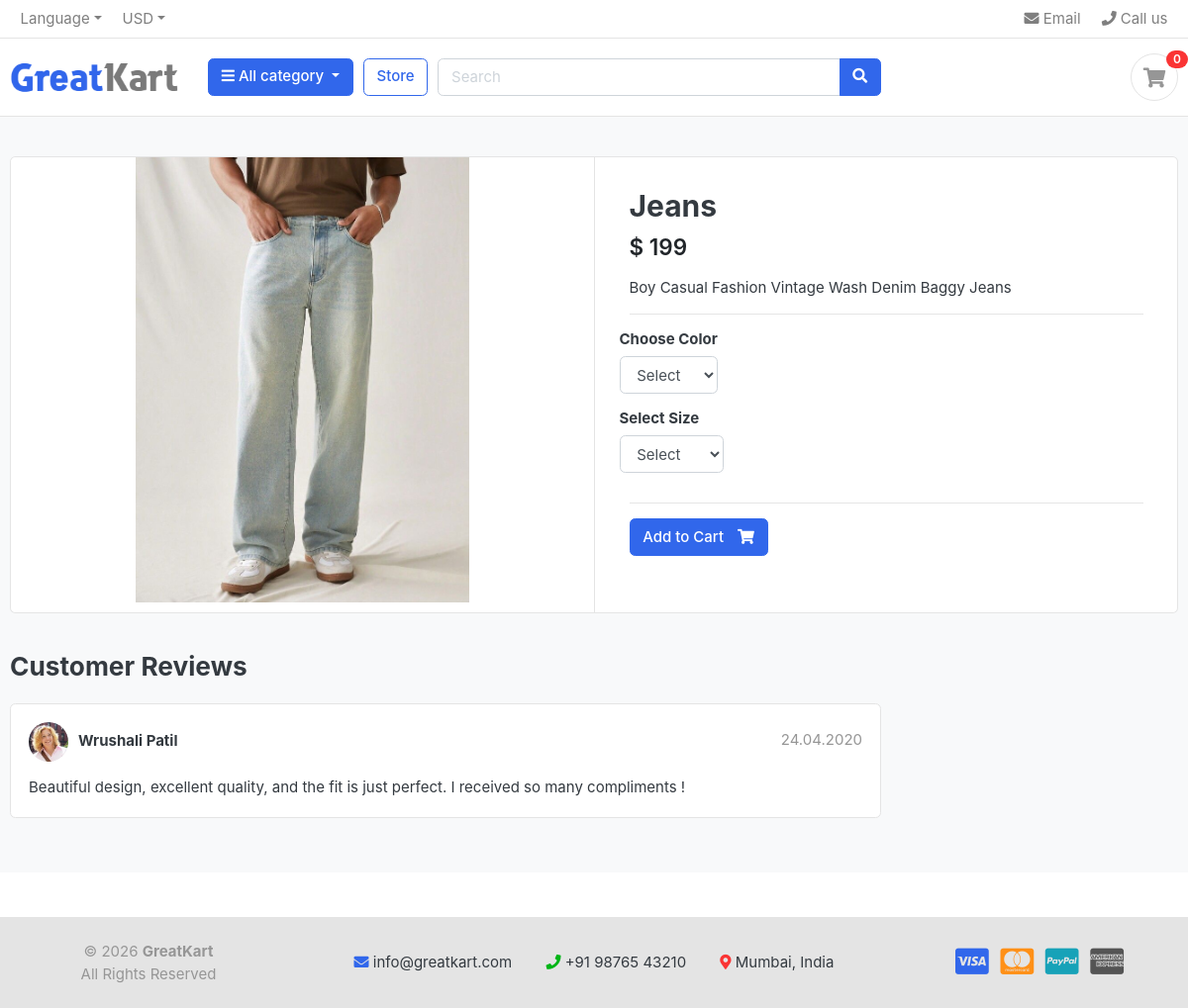
Page /store/category/jeans/jeans/ on the committed database.
### store/models.py (models this page shows, shortened)
class Product(models.Model):
    product_name    = models.CharField(max_length=200, unique=True)
    slug            = models.SlugField(max_length=200, unique=True)
    description     = models.TextField(max_length=500, blank=True)
    price           = models.IntegerField()
    images          = models.ImageField(upload_to='photos/products')
    stock           = models.IntegerField()
    is_available    = models.BooleanField(default=True)
    category        = models.ForeignKey(Category, on_delete=models.CASCADE)
    created_date    = models.DateTimeField(auto_now_add=True)
    modified_date   = models.DateTimeField(auto_now=True)

### store/views.py (the view)
# urls.py: path('category/<slug:category_slug>/<slug:product_slug>/', views.product_detail, name='product_detail'),
def product_detail(request, category_slug, product_slug):
    single_product = get_object_or_404(
        Product,
        category__slug=category_slug,
        slug=product_slug
    )
    in_cart = CartItem.objects.filter(
        cart__cart_id=_cart_id(request),
        product=single_product
    ).exists()
    context = {
        'single_product': single_product,
        'in_cart': in_cart,
    }
    return render(request, 'store/product_detail.html', context)

### carts/context_processors.py (called while the page is built)
def counter(request):
    cart_count = 0
    if 'admin' in request.path:
        return {}
    try:
        if request.user.is_authenticated:
            cart_items = CartItem.objects.filter(
                user=request.user,
                is_active=True
            )
        else:
            cart = Cart.objects.get(cart_id=_cart_id(request))
            cart_items = CartItem.objects.filter(
                cart=cart,
                is_active=True
            )
        for cart_item in cart_items:
            cart_count += cart_item.quantity
    except Cart.DoesNotExist:
        cart_count = 0
    return {
        'cart_count': cart_count
    }

### carts/views.py (called while the page is built)
def _cart_id(request):
    cart = request.session.session_key
    if not cart:
        cart = request.session.create()
    return cart

### category/context_processors.py (called while the page is built)
def menu_links(request):
    links = Category.objects.all()
    return dict(links=links)

### category/models.py (called while the page is built)
    def get_url(self):
            return reverse('products_by_category', args=[self.slug])

### store/models.py (called while the page is built)
    def colors(self):
        return super(VariationManager, self).filter(variation_category='color', is_active=True)

    def sizes(self):
        return super(VariationManager, self).filter(variation_category='size', is_active=True)

### greatkart/templates/store/product_detail.html (shortened to what this page needs)
{% extends 'base.html' %}
{% load static %}
{% block content %}
<section class="section-content padding-y bg">
<div class="container">
<div class="card">
  <div class="row no-gutters">
    <aside class="col-md-6">
<article class="gallery-wrap">
  <div class="img-big-wrap">
    <a href="#"><img src="{{ single_product.images.url }}"></a>
  </div>
</article>
    </aside>
    <main class="col-md-6 border-left">
    <form action="{% url 'add_cart' single_product.id %}" method="POST">
<article class="content-body">
<h2 class="title">{{ single_product.product_name }}</h2>
<div class="mb-3">
  <var class="price h4">$ {{ single_product.price }}</var>
</div>
<p>{{ single_product.description }}</p>
<hr>
  <div class="row">
    <div class="item-option-select">
      <h6>Choose Color</h6>
      <select name="color" class="form-control" required>
        <option value="" disabled selected> Select</option>
</select>
    </div>
  </div>
  <div class="row">
    <div class="item-option-select">
      <h6>Select Size</h6>
           <select name="size"  class="form-control" required>
            <option value="" disabled selected> Select</option>
      </select>
    </div>
  </div>
  <hr>
  {% if single_product.stock <= 0 %}
    <h5 class="text-danger">Out of Stock</h5>
{% else %}
        <button  type="submit" class="btn btn-primary">
            <span class="text">Add to Cart</span>
            <i class="fas fa-shopping-cart"></i>
        </button>
{% endif %}
</article>
    </form>
    </main>
  </div>
</div>
<br>
<div class="row">
    <div class="col-md-9">
<header class="section-heading">
  <h3>Customer Reviews </h3>
</header>
<article class="box mb-3">
  <div class="icontext w-100">
    <img src="{% static './images/avatars/avatar1.jpg' %}" class="img-xs icon rounded-circle">
    <div class="text">
      <span class="date text-muted float-md-right">24.04.2020 </span>
      <h6 class="mb-1">Wrushali Patil</h6>
    </div>
  </div>
  <div class="mt-3">
    <p>
      Beautiful design, excellent quality, and the fit is just perfect. I received so many compliments !
    </p>
  </div>
</article>
</div>
</div>
</div>
</section>
{% endblock %}

### greatkart/static/css/ui.css (style rules this page uses)
html { font-family: "Inter", sans-serif; font-size: 15px; }
.content-body { flex: 1 1 auto; padding: 2rem 2.3rem; }
.img-xs, .img-sm, .img-md, .img-lg { -o-object-fit: cover; object-fit: cover; flex-shrink: 0; flex-grow: 0; }
.img-xs { width: 40px; height: 40px; }
.padding-y { padding-top: 40px; padding-bottom: 40px; }
var { font-style: normal; }
article:after, .form-group:after { display: block; clear: both; content: ""; }
.bg { background-color: #f8f9fa; }
.section-heading { margin-bottom: 20px; margin-top: 15px; }
p:last-child { margin-bottom: 0; }
.btn .text + i { margin-left: 10px; }
.icontext { display: inline-flex; align-items: center; vertical-align: middle; }
.icontext .text { width: 100%; line-height: 1.2; }
.icontext .icon { position: relative; margin-right: 10px; flex-shrink: 0; flex-grow: 0; }
.price { font-weight: 600; color: #212529; }
.box { padding: 18px; background: #fff; border-radius: 0.37rem; border: 1px solid #e4e4e4; }
.box img { max-width: 100%; }
.gallery-wrap .img-big-wrap { margin-bottom: 10px; border-radius: 0.37rem; overflow: hidden; background-color: #fff; }
.gallery-wrap .img-big-wrap a { text-align: center; display: block; }
.gallery-wrap .img-big-wrap img { height: 450px; width: auto; display: inline-block; }
.item-option-select { margin-bottom: 1rem; display: inline-block; margin-right: 15px; }

### rows in the picture
Product: images (picture), product_name "Jeans", price "199", description "Boy Casual Fashion Vintage Wash Denim Baggy Jeans"

### other values in the picture
{{ cart_count }} "0"
